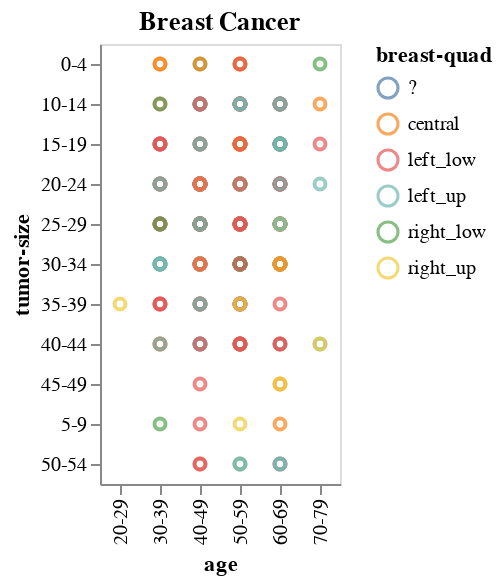

The notebook cell saved with this chart:
### Code cell
df = pd.read_csv("breast_cancer.csv")

alt.Chart(df).mark_point().encode(
    x = "age" ,
    y = "tumor-size" ,
    color = "breast-quad"
).properties(
    title = "Breast Cancer"
)

### Figure 1 — Vega-Lite specification as saved in the notebook (floating-point values rounded to 4 significant figures; data arrays with more than 128 entries replaced by an {"elided": "..."} marker saying what was removed)
{"config": {"view": {"continuousWidth": 400, "continuousHeight": 300}}, "data": {"name": "data-b9af3c7986ad23aec6821fde2ccb71ef"}, "mark": "point", "encoding": {"color": {"type": "nominal", "field": "breast-quad"}, "x": {"type": "nominal", "field": "age"}, "y": {"type": "nominal", "field": "tumor-size"}}, "title": "Breast Cancer", "$schema": "https://vega.github.io/schema/vega-lite/v4.8.1.json", "datasets": {"data-b9af3c7986ad23aec6821fde2ccb71ef": {"elided": "286 records"}}}
